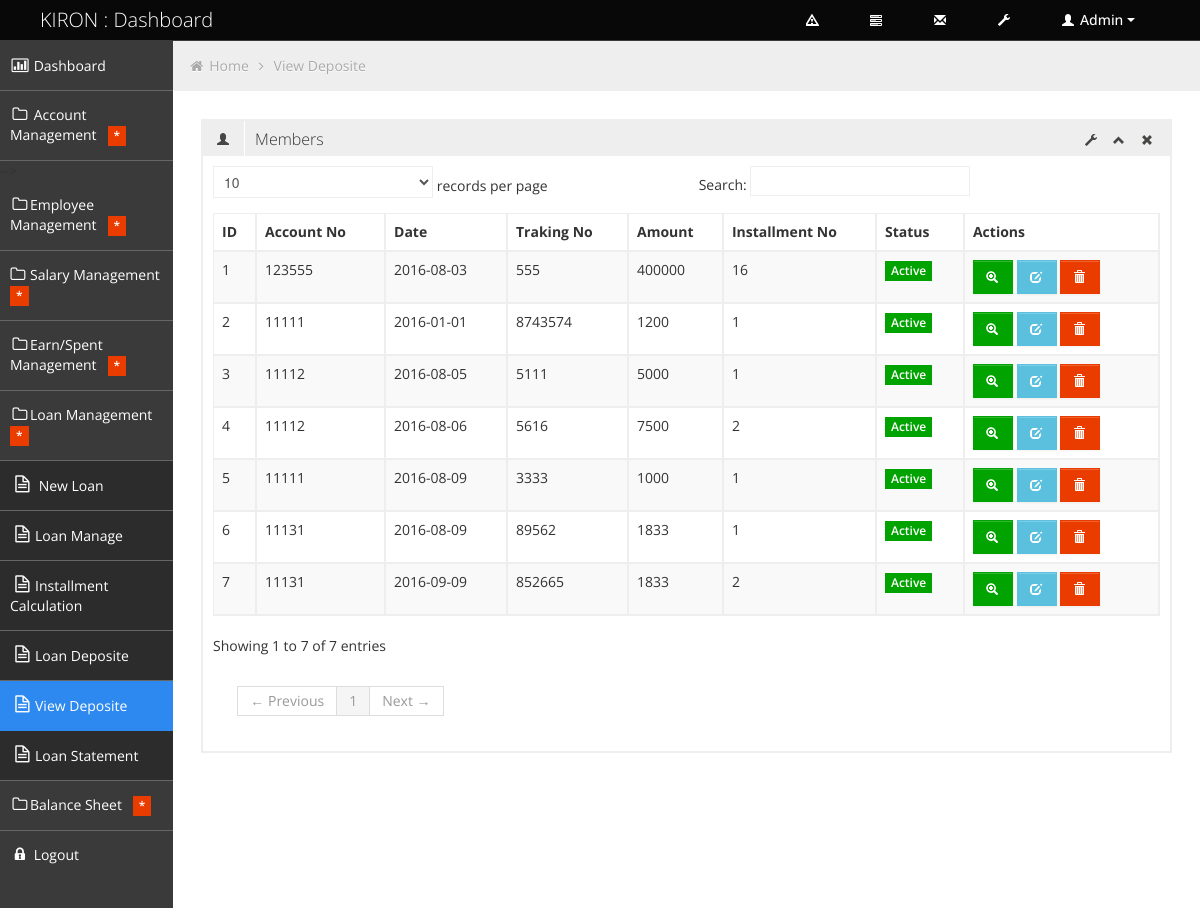
Screenshot of /management/view_loan_deposit.php with the database file from the repository.
### tables this page shows
CREATE TABLE `installment_deposite` (
  `id` int(11) NOT NULL,
  `account_no` varchar(50) NOT NULL,
  `date` date NOT NULL,
  `traking_no` int(11) NOT NULL,
  `amount` varchar(100) NOT NULL,
  `installment_no` varchar(100) NOT NULL
);

### management/view_loan_deposit.php (the view, shortened to what this page needs)
<!DOCTYPE html>
<html lang="en">
<head>
	<link id="bootstrap-style" href="css/bootstrap.min.css" rel="stylesheet">
	<link href="css/bootstrap-responsive.min.css" rel="stylesheet">
	<link id="base-style" href="css/style.css" rel="stylesheet">
	<link id="base-style-responsive" href="css/style-responsive.css" rel="stylesheet">
</head>
<body>
	<div class="navbar">
		<div class="navbar-inner">
			<div class="container-fluid">
				<a class="brand" href="index.php"><span>KIRON : Dashboard</span></a>
				<div class="nav-no-collapse header-nav">
					<ul class="nav pull-right">
						<li class="dropdown hidden-phone">
							<a class="btn dropdown-toggle" data-toggle="dropdown" href="#">
								<i class="halflings-icon white warning-sign"></i>
							</a>
						</li>
						<li class="dropdown hidden-phone">
							<a class="btn dropdown-toggle" data-toggle="dropdown" href="#">
								<i class="halflings-icon white tasks"></i>
							</a>
						</li>
						<li class="dropdown hidden-phone">
							<a class="btn dropdown-toggle" data-toggle="dropdown" href="#">
								<i class="halflings-icon white envelope"></i>
							</a>
						</li>
						<li>
							<a class="btn" href="#">
								<i class="halflings-icon white wrench"></i>
							</a>
						</li>
						<li class="dropdown">
							<a class="btn dropdown-toggle" data-toggle="dropdown" href="#">
								<i class="halflings-icon white user"></i> Admin
								<span class="caret"></span>
							</a>
						</li>
					</ul>
				</div>
			</div>
		</div>
	</div>
		<div class="container-fluid-full">
		<div class="row-fluid">
			<div id="sidebar-left" class="span2">
				<div class="nav-collapse sidebar-nav">
					<ul class="nav nav-tabs nav-stacked main-menu">
						<li><a href="index.php"><i class="icon-bar-chart"></i><span class="hidden-tablet"> Dashboard</span></a></li>
						<li>
							<?php include('account_management.php');?>
						</li>
                        <li>
							<?php include('employee_management.php');?>
						</li>
                        <li>
							<?php include('salary_management.php');?>
						</li>
                        <li>
							<?php include('earn_spent_management.php');?>
						</li>
                        <li>
							<?php include('loan_management.php');?>
						</li>
                        <li>
							<?php include('balance_sheet_management.php');?>
						</li>
						<li><a href="logout.php"><i class="icon-lock"></i><span class="hidden-tablet"> Logout</span></a></li>
					</ul>
				</div>
			</div>
			<div id="content" class="span10">
			<ul class="breadcrumb">
				<li>
					<i class="icon-home"></i>
					<a href="index.php">Home</a>
					<i class="icon-angle-right"></i>
				</li>
				<li><a href="#">View Deposite</a></li>
			</ul>
	<?php
require('db_config.php');
 $sql =	"SELECT * FROM installment_deposite";
 $result = mysqli_query($mysqli,$sql);
 ?>
  <div class="row-fluid sortable">
				<div class="box span12">
					<div class="box-header" data-original-title>
						<h2><i class="halflings-icon user"></i><span class="break"></span>Members</h2>
						<div class="box-icon">
							<a href="#" class="btn-setting"><i class="halflings-icon wrench"></i></a>
							<a href="#" class="btn-minimize"><i class="halflings-icon chevron-up"></i></a>
							<a href="#" class="btn-close"><i class="halflings-icon remove"></i></a>
						</div>
					</div>
					<div class="box-content">
 <table border="2" class="table table-striped table-bordered bootstrap-datatable datatable">
  <thead>
 <tr><th>ID</th><th>Account No</th><th>Date</th><th>Traking No</th><th> Amount</th><th>Installment No</th><th>Status</th><th>Actions</th></tr>
</thead>
 <tbody>
<?php
 while($data = mysqli_fetch_array($result)){
 ?>
	 <tr>
	<td><?php echo $data['id']?></td>
     <td><?php echo $data['account_no']?></td>
     <td><?php echo $data['date']?></td>
     <td><?php echo $data['traking_no']?></td>
     <td><?php echo $data['amount']?></td>
	  <td><?php echo $data['installment_no']?></td>
	    <td class="center">
									<span class="label label-success">Active</span>
								</td>
								<td class="center">
									<a class="btn btn-success" href="#">
										<i class="halflings-icon white zoom-in"></i>
									</a>
									<a class="btn btn-info" href="edit_loan_deposite.php?id=<?php echo $data['id'] ?>">
										<i class="halflings-icon white edit"></i>
									</a>
									<a class="btn btn-danger" href="delete_loan_deposite.php?id=<?php echo $data['id'] ?>">
										<i class="halflings-icon white trash"></i>
									</a>
								</td>
                 <?php }
?>	</tbody>
				 </table>
					</div>
	 </div>
			</div>
	</div>
		</div>
</body>
</html>

### management/css/style-responsive.css (style rules this page uses)
@media (min-width: 1200px) { .container-fluid-full { overflow: hidden; position: relative; height: 100%; } }
@media (min-width: 1200px) { #content { width: 85.578%; padding: 28px; margin: 0px 0px; margin-left: 14.422% !important; } }
@media (min-width: 1200px) { #sidebar-left { background: #3A3A3A; margin-left: 0px !important; position: absolute; height: 100%; } }
@media (min-width: 1200px) { .sidebar-nav > ul { margin: 0px; } }

### management/css/halflings.css (style rules this page uses)
html, html .halflings { -webkit-font-smoothing: antialiased !important; }
.halflings-icon { display: inline-block; width: 14px; height: 14px; line-height: 14px; vertical-align: text-top; background-image: url(../img/glyphicons_halflings.svg); background-position: 0 0; background-repeat: no-repeat; vertical-align: top; *display: inline; *zoom: 1; *margin-right: .3em; }
.halflings-icon.white { background-image: url(../img/glyphicons_halflings-white.svg); }
.halflings-icon.envelope { background-position: -72px 0; }
.halflings-icon.user { background-position: -168px 0; }
.halflings-icon.remove { background-position: -312px 0; }
.halflings-icon.zoom-in { background-position: -336px 0; }
.halflings-icon.trash { background-position: -456px 0; }
.halflings-icon.edit { background-position: -96px -72px; }
.halflings-icon.warning-sign { background-position: -144px -120px; }
.halflings-icon.chevron-up { background-position: -288px -120px; }
.halflings-icon.wrench { background-position: -360px -144px; }
.halflings-icon.tasks { background-position: -384px -144px; }

### rows the page displays
installment_deposite: id "1", account_no "123555", date "2016-08-03", traking_no "555", amount "400000", installment_no "16"
installment_deposite: id "2", account_no "11111", date "2016-01-01", traking_no "8743574", amount "1200", installment_no "1"
installment_deposite: id "3", account_no "11112", date "2016-08-05", traking_no "5111", amount "5000", installment_no "1"
installment_deposite: id "4", account_no "11112", date "2016-08-06", traking_no "5616", amount "7500", installment_no "2"
installment_deposite: id "5", account_no "11111", date "2016-08-09", traking_no "3333", amount "1000", installment_no "1"
installment_deposite: id "6", account_no "11131", date "2016-08-09", traking_no "89562", amount "1833", installment_no "1"
installment_deposite: id "7", account_no "11131", date "2016-09-09", traking_no "852665", amount "1833", installment_no "2"
